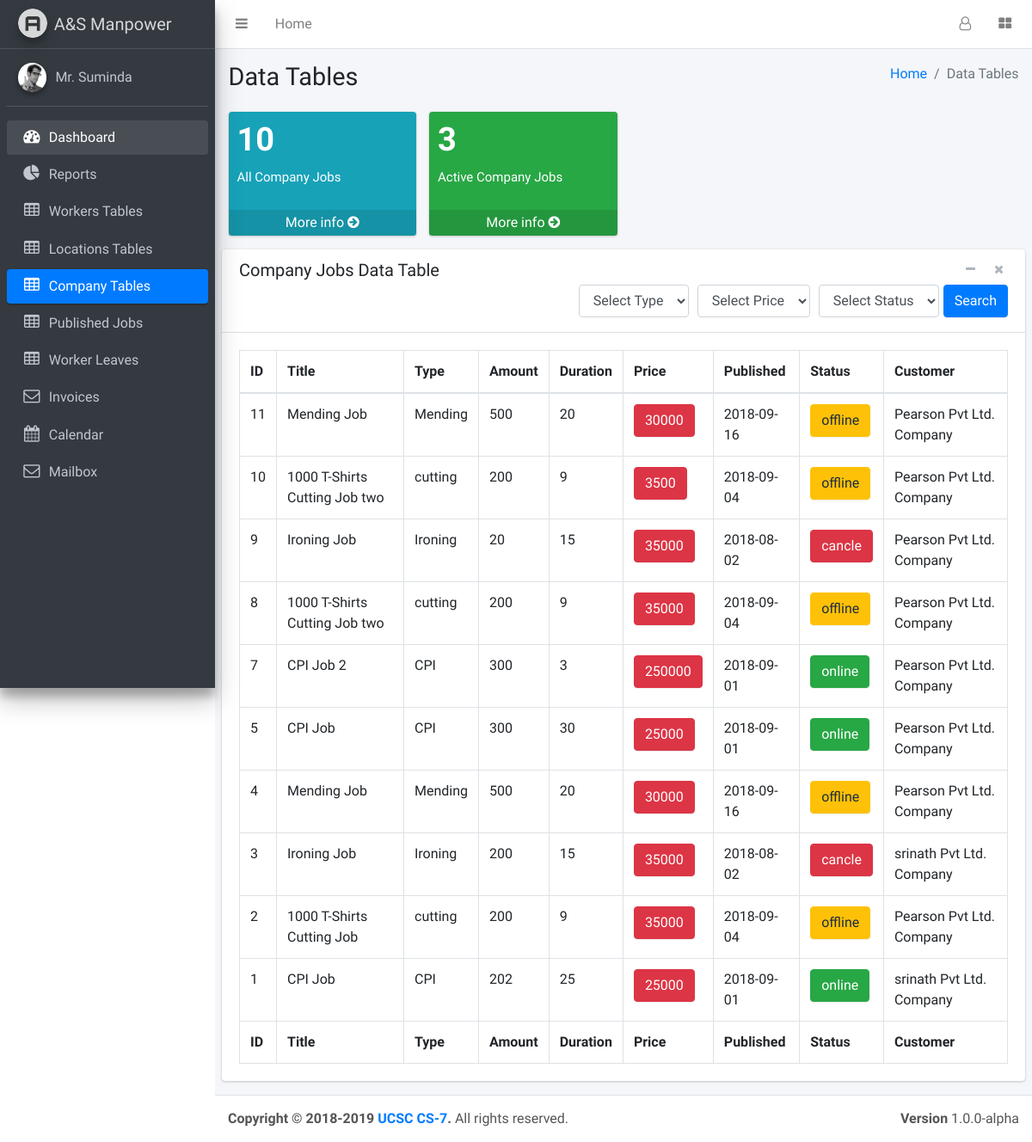
The page /pages/others/tables/dataJobP.php on the database as committed earlier.
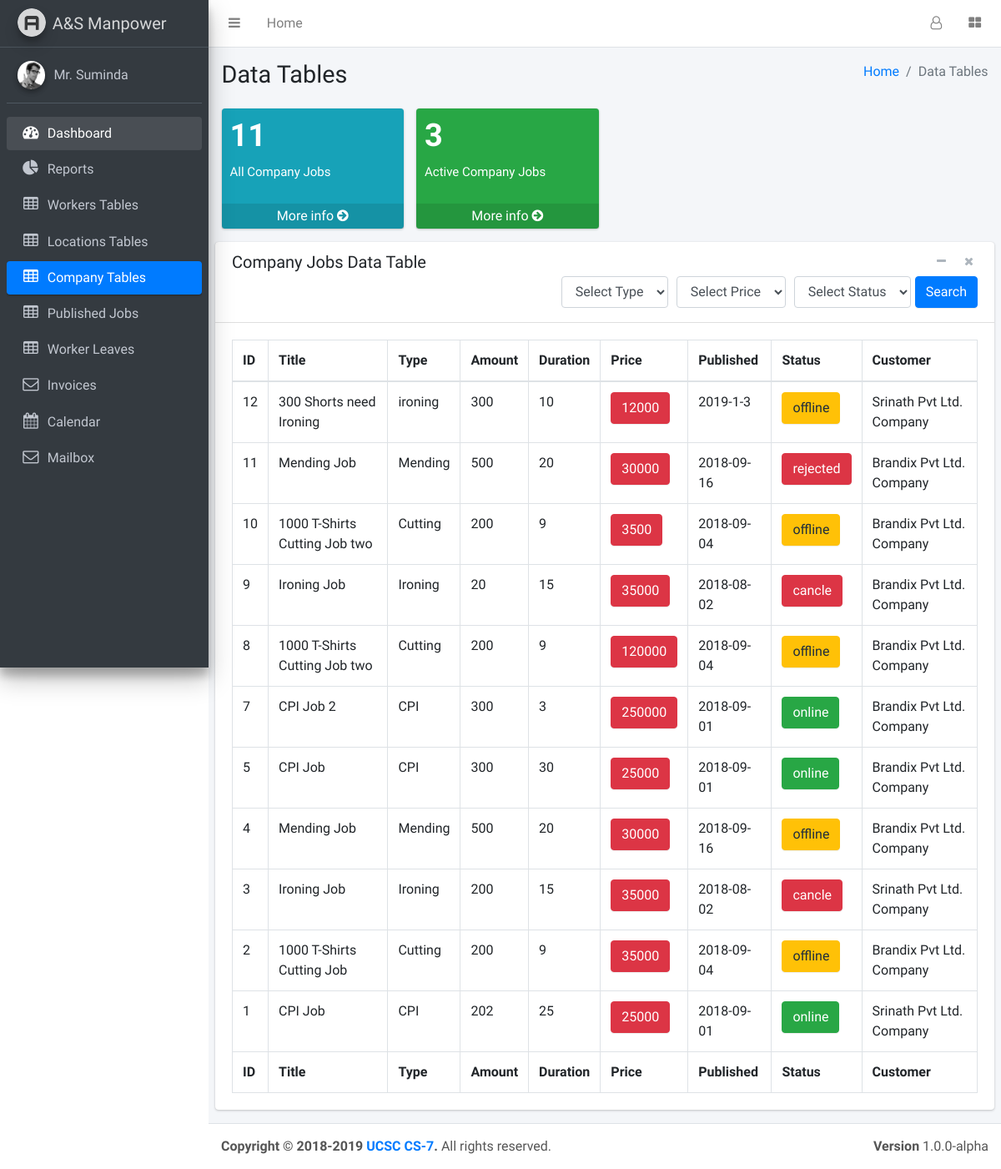
The same page on the database as committed later.
### tables this page shows
CREATE TABLE `company_job` (
  `jobID` int(11) NOT NULL,
  `jobTitle` varchar(45) DEFAULT NULL,
  `jobType` varchar(45) DEFAULT NULL,
  `jobAmount` varchar(45) DEFAULT NULL,
  `jobPeriod` varchar(45) DEFAULT NULL,
  `jobPrice` int(45) DEFAULT NULL,
  `jobDate` varchar(45) DEFAULT NULL,
  `jobStatus` varchar(45) DEFAULT NULL,
  `comID` varchar(10) NOT NULL,
  `supID` varchar(45) NOT NULL
);

CREATE TABLE `company` (
  `comID` varchar(10) NOT NULL,
  `comName` varchar(45) DEFAULT NULL,
  `comPhone` varchar(45) DEFAULT NULL,
  `comAddress` varchar(200) DEFAULT NULL,
  `comEmail` varchar(45) DEFAULT NULL
);

### pages/query_boxes/supplier_view_c_jobs.php (the view)
<?php
    $query="SELECT * FROM company_job,company WHERE company_job.comID=company.comID ORDER BY jobID DESC";
    $result=mysqli_query($conn,$query);
    if(mysqli_num_rows($result)>0){
        while($row=mysqli_fetch_assoc($result)){
            $status="danger";
            if($row['jobStatus']=='online'){
                $status="success";
            }else if($row['jobStatus']=='cancel'){
                $status="danger";
            }else if($row['jobStatus']=='offline'){
                $status="warning";
            }else if($row['jobStatus']=='done'){
                $status="primary";
            }
            echo "<tr>
                  <td>".$row['jobID']."</td>
                  <td>".$row['jobTitle']."</td>
                  <td>".$row['jobType']."</td>
                  <td>".$row['jobAmount']."</td>
                  <td>".$row['jobPeriod']."</td>
                  <td><lable class='btn btn-danger'>".$row['jobPrice']."</lable></td>
                  <td>".$row['jobDate']."</td>
                  <td><lable class='btn btn-".$status."'>".$row['jobStatus']."</lable></td>
                  <td>".$row['comName']." Pvt Ltd. Company</td>
                </tr>";
        }
    }
?>

### pages/query_boxes/supplier_count_company_jobs.php
<?php
    $query="SELECT COUNT(jobID) AS comJCount  FROM company_job";
    $result=mysqli_query($conn,$query);
    if(mysqli_num_rows($result)>0){
        $row=mysqli_fetch_assoc($result);
        echo $row['comJCount'];
    }
?>

Rows that differ between the two databases and show on the page:
added company_job: jobID "12", jobTitle "300 Shorts need Ironing", jobType "ironing", jobAmount "300", jobPeriod "10", jobPrice "12000", jobDate "2019-1-3", jobStatus "offline", comID.comName "Srinath"
changed company_job id 11: jobStatus "offline" → "rejected"; comID.comName "Pearson" → "Brandix"
changed company_job id 10: jobType "cutting" → "Cutting"; comID.comName "Pearson" → "Brandix"
changed company_job id 9: comID.comName "Pearson" → "Brandix"
changed company_job id 8: jobType "cutting" → "Cutting"; jobPrice "35000" → "120000"; comID.comName "Pearson" → "Brandix"
changed company_job "CPI Job 2": comID.comName "Pearson" → "Brandix"
changed company_job id 5: comID.comName "Pearson" → "Brandix"
changed company_job id 4: comID.comName "Pearson" → "Brandix"
changed company_job id 3: comID.comName "srinath" → "Srinath"
changed company_job "1000 T-Shirts Cutting Job": jobType "cutting" → "Cutting"; comID.comName "Pearson" → "Brandix"
changed company_job id 1: comID.comName "srinath" → "Srinath"
Other text that changed with them:
$row['comJCount']: "10" → "11"
